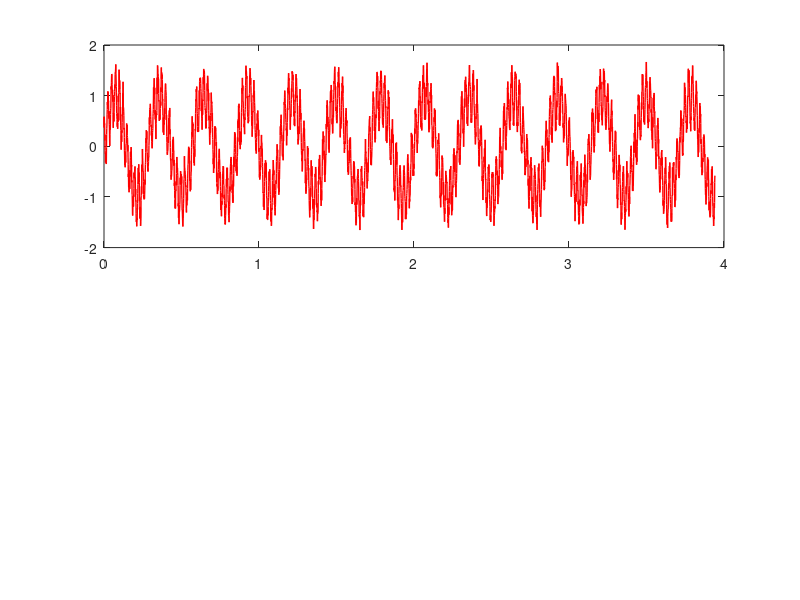

Recreate this plot in MATLAB. (Note: this script raises an error after producing the figure.)
% test denoiseSig

dt = 0.001;
t = ([1:3943]' - 1)* dt;

x = sin(2 * pi * 3.5 * t) + 0.5 * cos(2 * pi * 40.3 * t) + randn(size(t))/10;

nLev = 7;
clrs = colormap(hsv(nLev+1));
figure(1)
clf
subplot(2, 1, 1);
plot(t, x, 'color', clrs(1, :), 'linewidth', 1);
hold on
lbls = [];
lbls{1} = 'data';


for level = 1:nLev
    y = denoiseSig(x, level);
    ax(1) = subplot(2, 1, 1);
    plot(t, y, 'color', clrs(level+1,:));
    hold on
    lbls{level+1} = sprintf('%d', level);
    
    ax(2) = subplot(2, 1, 2);
    r = x - y;
    plot(t, r, 'color', clrs(level+1,:));
    hold on
end
legend(ax(1), lbls);
linkaxes(ax);
